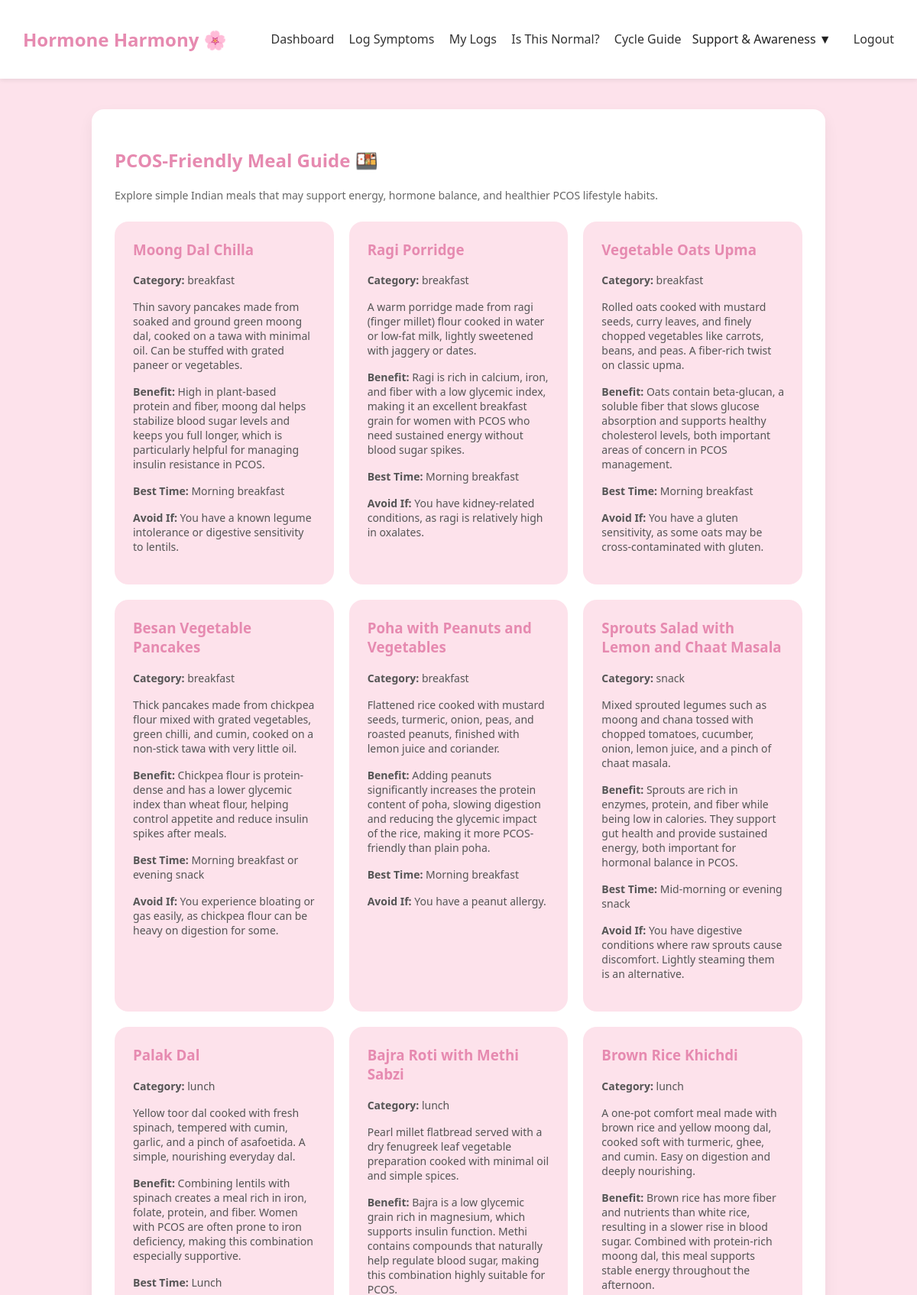
Screenshot of /meal-guide (signed in, upper part) with the database file from the repository.
### tables this page shows
CREATE TABLE meals (
            id INTEGER PRIMARY KEY AUTOINCREMENT,
            meal_name TEXT,
            category TEXT,
            description TEXT,
            benefit TEXT,
            best_time TEXT,
            avoid_if TEXT
        );

### backend/app.py (the view)
@app.route('/meal-guide')
@login_required
def meal_guide():
    return view_meals()

### backend/db.py (called while the page is built)
def get_db():
    conn = sqlite3.connect(DB_PATH)
    conn.row_factory = sqlite3.Row
    return conn

### backend/routes/meals.py (called while the page is built)
def view_meals():
    db = get_db()
    meals = db.execute("""
        SELECT * FROM meals
    """).fetchall()
    return render_template(
        "meals.html",
        meals=meals
    )

### backend/utils.py (called while the page is built)
def login_required(view_func):
    @wraps(view_func)
    def wrapper(*args, **kwargs):
        if "user_id" not in session:
            flash("Please log in to access this feature 🌸", "warning")
            return redirect("/login")
        return view_func(*args, **kwargs)
    return wrapper

### backend/templates/meals.html
{% extends "base.html" %}
{% block content %}
<h2>PCOS-Friendly Meal Guide 🍱</h2>
<p class="subtitle">
Explore simple Indian meals that may support energy, hormone balance, and healthier PCOS lifestyle habits.
</p>
<div class="dashboard-grid">
    {% for meal in meals %}
    <div class="dashboard-card">
        <h3>{{ meal["meal_name"] }}</h3>
        <p>
            <strong>Category:</strong>
            {{ meal["category"] }}
        </p>
        <p>
            {{ meal["description"] }}
        </p>
        <p>
            <strong>Benefit:</strong>
            {{ meal["benefit"] }}
        </p>
        <p>
            <strong>Best Time:</strong>
            {{ meal["best_time"] }}
        </p>
        <p>
            <strong>Avoid If:</strong>
            {{ meal["avoid_if"] }}
        </p>
    </div>
    {% endfor %}
</div>
{% endblock %}

### backend/static/css/styles.css (style rules this page uses)
:root { --pink-main: #f7a8c7; --pink-light: #fde2eb; --pink-dark: #e68ab0; --white: #ffffff; --text-dark: #333; }
body { margin: 0; font-family: "Segoe UI", sans-serif; background-color: var(--pink-light); color: var(--text-dark); }
h2 { color: var(--pink-dark); margin-bottom: 20px; }
.subtitle { color: #666; margin-bottom: 30px; }
.dashboard-grid { display: grid; grid-template-columns: repeat(auto-fit, minmax(220px, 1fr)); gap: 20px; }
.dashboard-card { background: var(--pink-light); padding: 24px; border-radius: 18px; transition: transform 0.2s, box-shadow 0.2s; }
.dashboard-card h3 { margin-top: 0; color: var(--pink-dark); }
.dashboard-card p { font-size: 14px; color: #555; margin-bottom: 16px; }
.subtitle { color: #666; margin-bottom: 25px; font-size: 14px; }

### rows the page displays
meals: meal_name "Moong Dal Chilla", category "breakfast", description "Thin savory pancakes made from soaked and ground green moong dal, cooked on a tawa with minimal oil. Can be stuffed with grated paneer or vegetables.", benefit "High in plant-based protein and fiber, moong dal helps stabilize blood sugar levels and keeps you full longer, which is particularly helpful for managing insulin resistance in PCOS.", best_time "Morning breakfast", avoid_if "You have a known legume intolerance or digestive sensitivity to lentils."
meals: meal_name "Ragi Porridge", category "breakfast", description "A warm porridge made from ragi (finger millet) flour cooked in water or low-fat milk, lightly sweetened with jaggery or dates.", benefit "Ragi is rich in calcium, iron, and fiber with a low glycemic index, making it an excellent breakfast grain for women with PCOS who need sustained energy without blood sugar spikes.", best_time "Morning breakfast", avoid_if "You have kidney-related conditions, as ragi is relatively high in oxalates."
meals: meal_name "Vegetable Oats Upma", category "breakfast", description "Rolled oats cooked with mustard seeds, curry leaves, and finely chopped vegetables like carrots, beans, and peas. A fiber-rich twist on classic upma.", benefit "Oats contain beta-glucan, a soluble fiber that slows glucose absorption and supports healthy cholesterol levels, both important areas of concern in PCOS management.", best_time "Morning breakfast", avoid_if "You have a gluten sensitivity, as some oats may be cross-contaminated with gluten."
meals: meal_name "Besan Vegetable Pancakes", category "breakfast", description "Thick pancakes made from chickpea flour mixed with grated vegetables, green chilli, and cumin, cooked on a non-stick tawa with very little oil.", benefit "Chickpea flour is protein-dense and has a lower glycemic index than wheat flour, helping control appetite and reduce insulin spikes after meals.", best_time "Morning breakfast or evening snack", avoid_if "You experience bloating or gas easily, as chickpea flour can be heavy on digestion for some."
meals: meal_name "Poha with Peanuts and Vegetables", category "breakfast", description "Flattened rice cooked with mustard seeds, turmeric, onion, peas, and roasted peanuts, finished with lemon juice and coriander.", benefit "Adding peanuts significantly increases the protein content of poha, slowing digestion and reducing the glycemic impact of the rice, making it more PCOS-friendly than plain poha.", best_time "Morning breakfast", avoid_if "You have a peanut allergy."
meals: meal_name "Sprouts Salad with Lemon and Chaat Masala", category "snack", description "Mixed sprouted legumes such as moong and chana tossed with chopped tomatoes, cucumber, onion, lemon juice, and a pinch of chaat masala.", benefit "Sprouts are rich in enzymes, protein, and fiber while being low in calories. They support gut health and provide sustained energy, both important for hormonal balance in PCOS.", best_time "Mid-morning or evening snack", avoid_if "You have digestive conditions where raw sprouts cause discomfort. Lightly steaming them is an alternative."
meals: meal_name "Palak Dal", category "lunch", description "Yellow toor dal cooked with fresh spinach, tempered with cumin, garlic, and a pinch of asafoetida. A simple, nourishing everyday dal.", benefit "Combining lentils with spinach creates a meal rich in iron, folate, protein, and fiber. Women with PCOS are often prone to iron deficiency, making this combination especially supportive.", best_time "Lunch"
meals: meal_name "Bajra Roti with Methi Sabzi", category "lunch", description "Pearl millet flatbread served with a dry fenugreek leaf vegetable preparation cooked with minimal oil and simple spices.", benefit "Bajra is a low glycemic grain rich in magnesium, which supports insulin function. Methi contains compounds that naturally help regulate blood sugar, making this combination highly suitable for PCOS."
meals: meal_name "Brown Rice Khichdi", category "lunch", description "A one-pot comfort meal made with brown rice and yellow moong dal, cooked soft with turmeric, ghee, and cumin. Easy on digestion and deeply nourishing.", benefit "Brown rice has more fiber and nutrients than white rice, resulting in a slower rise in blood sugar. Combined with protein-rich moong dal, this meal supports stable energy throughout the afternoon."
